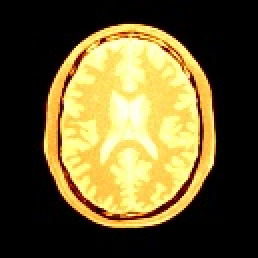
%> input picture brain.jpg, 129 x 129 px (shown 2 times larger)
$ octave test.m   (GNU Octave 9; MATLAB toolbox functions it lacks are replaced by stand-ins)
%> lines starting %> are read from the running program, lines starting %| are printed output that depends on the picture; in (x1, y1, x2, y2) boxes, pixels count from 0 and x2, y2 are one past the last pixel; in counts of white or black regions, pixels touching at a corner belong together; the program's own positions count from 1
### rgb2hsi.m
function hsi = rgb2hsi(rgb)
%RGB2HSI Converts an RGB image to HSI.
%   HSI = RGB2HSI(RGB) converts an RGB image to HSI. The input image
%   is assumed to be of size M-by-N-by-3, where the third dimension
%   accounts for three image planes: red, green, and blue, in that
%   order. If all RGB component images are equal, the HSI conversion
%   is undefined. The input image can be of class double (with values
%   in the range [0, 1]), uint8, or uint16.
%
%   The output image, HSI, is of class double, where:
%     hsi(:, :, 1) = hue image normalized to the range [0, 1] by
%                    dividing all angle values by 2*pi.
%     hsi(:, :, 2) = saturation image, in the range [0, 1].
%     hsi(:, :, 3) = intensity image, in the range [0, 1].

%   Copyright 2002-2004 R. C. Gonzalez, R. E. Woods, & S. L. Eddins
%   Digital Image Processing Using MATLAB, Prentice-Hall, 2004
%   $Revision: 1.4 $  $Date: 2003/09/29 15:21:54 $

% Extract the individual component immages.
rgb = im2double(rgb);
r = rgb(:, :, 1);
g = rgb(:, :, 2);
b = rgb(:, :, 3);

% Implement the conversion equations.
num = 0.5*((r - g) + (r - b));
den = sqrt((r - g).^2 + (r - b).*(g - b));
theta = acos(num./(den + eps));

H = theta;
H(b > g) = 2*pi - H(b > g);
H = H/(2*pi);

num = min(min(r, g), b);
den = r + g + b;
den(den == 0) = eps;
S = 1 - 3.* num./den;

H(S == 0) = 0;

I = (r + g + b)/3;

% Combine all three results into an hsi image.
hsi = cat(3, H, S, I);

### histequal.m
%This function implements the histogram equalization method for
%enhancement.
%image: the grey scale image provided as input.
%height: height of the image.
%length: length of the image.
function ehim=histequal(image, height, length)

N=height*length; %total number of pixels in the image.
for i=1:256
    hist(i)=0;
    accu(i)=0.0;
end
%compute the histogram of intensities in the image.
for i=1:height
    for j=1:length
        pst=image(i,j)+1;
        hist(pst)=hist(pst)+1;
        ehim(i,j)=0;
    end
end
%compute the accumulated histogram in the image.
for i=1:256
    sum=0.0;
    for j=1:i
        sum=sum+double(hist(j))/double(N);
    end
    accu(i)=sum;
end

%compute the mapping from the histogram
L=256;
for i=1:256
    mapping(i)=floor(accu(i)*double(L-1)+0.5);
end

for i=1:height
    for j=1:length
        pst=image(i, j)+1;
        ehim(i,j)=mapping(pst);
    end
end
end


### hsi2rgb.m
function rgb = hsi2rgb(hsi)
%HSI2RGB Converts an HSI image to RGB.
%   RGB = HSI2RGB(HSI) converts an HSI image to RGB, where HSI is
%   assumed to be of class double with:
%     hsi(:, :, 1) = hue image, assumed to be in the range
%                    [0, 1] by having been divided by 2*pi.
%     hsi(:, :, 2) = saturation image, in the range [0, 1].
%     hsi(:, :, 3) = intensity image, in the range [0, 1].
%
%   The components of the output image are:
%     rgb(:, :, 1) = red.
%     rgb(:, :, 2) = green.
%     rgb(:, :, 3) = blue.
%   Copyright 2002-2004 R. C. Gonzalez, R. E. Woods, & S. L. Eddins
%   Digital Image Processing Using MATLAB, Prentice-Hall, 2004
%   $Revision: 1.5 $  $Date: 2003/10/13 01:01:06 $
% Extract the individual HSI component images.
H = hsi(:, :, 1) * 2 * pi;
S = hsi(:, :, 2);
I = hsi(:, :, 3);
% Implement the conversion equations.
R = zeros(size(hsi, 1), size(hsi, 2));
G = zeros(size(hsi, 1), size(hsi, 2));
B = zeros(size(hsi, 1), size(hsi, 2));
% RG sector (0 <= H < 2*pi/3).
idx = find( (0 <= H) & (H < 2*pi/3));
B(idx) = I(idx) .* (1 - S(idx));
R(idx) = I(idx) .* (1 + S(idx) .* cos(H(idx)) ./ cos(pi/3 - H(idx)));
G(idx) = 3*I(idx) - (R(idx) + B(idx));
% BG sector (2*pi/3 <= H < 4*pi/3).
idx = find( (2*pi/3 <= H) & (H < 4*pi/3) );
R(idx) = I(idx) .* (1 - S(idx));
G(idx) = I(idx) .* (1 + S(idx) .* cos(H(idx) - 2*pi/3) ./ cos(pi - H(idx)));
B(idx) = 3*I(idx) - (R(idx) + G(idx));
% BR sector.
idx = find( (4*pi/3 <= H) & (H <= 2*pi));
G(idx) = I(idx) .* (1 - S(idx));
B(idx) = I(idx) .* (1 + S(idx) .* cos(H(idx) - 4*pi/3) ./cos(5*pi/3 - H(idx)));
R(idx) = 3*I(idx) - (G(idx) + B(idx));
% Combine all three results into an RGB image.  Clip to [0, 1] to
% compensate for floating-point arithmetic rounding effects.
rgb = cat(3, R, G, B);
rgb = max(min(rgb, 1), 0);

### computeobject.m
%The function is responsible for the computation of the coeficients in the
%objective function that needs to be opimized for enhancement.
function [coef,cfg, nxt]=computeobject(image, height,length)
%image: the filename of the image file.
%heigth: the height of the image.
%length: the length of the image.
%alpha: the value of the parameter used to obtain the coeficients of the
%coef: the array that contains the coeficients of the objective function.
%cfg: the array that stores the status of each pixel intensity value.
%nxt: the array that stores the next pixel value in dynamic programming.
%image=imread(filename);
%[m,n]=size(image);
m=height;
n=length;

%Now, start computing the vertical and horizontal gradients
maxhg=0.0;
maxhv=0.0;
for i=1:256
    cfg(i)=0;
    hist(i)=0;
end
for i=1:m
    for j=1:n
        %set the position in the array for status to be 1.
        pst=image(i,j)+1;
        cfg(pst)=1;
        hist(pst)=hist(pst)+1;
    end
end
%Now, compute the coefficients associated with each pixel intensity value
%from 0 to 255.
%Initialize the coeficients to be all zeros.
for i=1:256
    coef(i)=0.0;
    nxt(i)=0;
end

%find the first grey value that needs to be mapped.
for i=1:256
    if cfg(i)==1
        fst=i;
        break;
    end
end

%determine the array nxt for the dynamic programming.
prev=fst;
nxt(1)=fst;
for i=fst+1:256
    if cfg(i)==1
        nxt(prev)=i;
        prev=i;
    end
end
%The end of the sequence.
nxt(prev)=-1;
%display(coef);
%display(nxt);
%now, determine the coeficient of dynamic programming.
cur=nxt(1);
N=m*n;
while nxt(cur)>0
    prev=cur;
    cur=nxt(cur);
    ratio=double(hist(prev)+hist(cur))/double(2*N);
    coef(cur)=ratio;
end
end


### computespup.m
%the function that implements the dynamic programming approach for
%determining the mapping needed for enhancement.
%map: the resulting map needed for enhancement.
%coef: the coeficient for the objective function that needs to be
%maximized.
%cfg: the flag array that indicate the status of grey values in the image.
%nxt: the array that stores the next array needed for dynamic programming.
%beta: the parameter utilized in the objective function for optimization.
%ws: the window size needed for dynamic programming.
function map=computespup(coef, cfg, nxt, beta)
%Initialize the 256*256 dynamic programming table to be all zeros.
for i=1:256
    ppv(i)=0; %the array that stores the order for trace back.
    map(i)=0; %the array that stores the mapping result.
    for j=1:256
        M(i, j)=0.0; %the dynamic programming table for mapping.
        Tr(i, j)=0;   %the trace back table for dynamic programming.
    end
end

cur=nxt(1);
ppv(cur)=-1; %cur is the first one in the current order and is the last one
            %in the order of traceback.

%Initialize the base values needed for dynamic programming.

%Start the dynamic programming procedure.
%st=1;
while nxt(cur)>0
    prv=cur;
    cur=nxt(cur);
    ppv(cur)=prv;  %set the value for the one before cur.
    popt=1;
    for j=1:256
        for k=popt:j
           val=M(prv, k)+coef(cur)*((double(j-k)/double(cur-prv))^beta);
           %val=M(prv, j)+coef(cur)*(j-1);
           if k==popt
              maxv=val;
              maxid=k;
           elseif maxv<val
              maxv=val;
              maxid=k;
           end
           if k>popt
               if val<pval
                   break; %break out of the loop if val starts to go down.
               end
           end
           pval=val;
        end
        M(cur, j)=maxv;
        Tr(cur, j)=maxid;
        popt=maxid;
    end
end

%Now, the dynamic programming procedure is complete, it is the turn to
%determine the mapping that can maximize the objective function from the trace
%back table.
 edp=256;
 while ppv(cur)>0
    map(cur)=edp;
    edp=Tr(cur, edp);
    cur=ppv(cur);
 end

 map(cur)=1;
 %display(M);
end

### enhanceimage.m
%map: the mapping needed to enhance the image.
%image: the image before the enhancement.
%img: the image obtained from enhancement.
%height: the height of the image.
%the length of the image.
function img=enhanceimage(map, image, height, length)
  for i=1:height
    for j=1:length
        img(i, j)=0;
    end
  end

  for i=1:height
    for j=1:length
        plv=image(i, j);
        npl=map(plv+1);
        img(i, j)=npl;
    end
  end
end

### test.m
clear all;
image = imread('brain.jpg');
%> image is the input picture: size 129x129x3 uint8; mean R, G, B 102.6, 90, 46.9
%image=rgb2gray(oimage);
imwrite(image, 'obrain.jpg');
B=size(image); %testing whether the image is a gray-scale image or a colored image.
%> B = [129 129 3]
choice=1; %use the speedup option if choice=1, otherwise not.
C=size(B);
%> C = [1 3]
if C(2)==2
    %if the tested image is a gray scale image.
   [m,n]=size(image);
   %M=m*n;
   figure
   imshow(image);
   beta=0.5;
   %Apply histogram equalization for enhancement.
   ehiseq=histequal(image, m, n);
   figure
   imshow(ehiseq, []);
   [coef, cfg, nxt]=computeobject(image,m,n);
   %Apply the dynamic programming algorithm to maximize the objective.
   mp=computemapback(coef, cfg, nxt, beta);
   %display(mp);
   %Use the obtained mapping to enhance the image.
   eimg=enhanceimage(mp, image, m, n);
   %display(eimg);
   figure
   imshow(eimg, []);
else
    %Otherwise, the tested image is a colored image.
    %convert it from RGB into HSI form.
    %ratio=1.5;
    %nimage=dampimage(image, B(1), B(2), ratio);
    %imwrite(nimage/256, 'ex24.jpg');
    hsiimg=rgb2hsi(image);
%> in rgb2hsi, `H(b > g) = 2*pi - H(b > g);`: H: size 129x129 double; min 3.33e-08, max 6.19, mean 1.36
%> in rgb2hsi, `H(S == 0) = 0;`: H: size 129x129 double; min 0, max 0.986, mean 0.216
    %perform the dynamic programming on I component only.
    figure
    imshow(image);


    m=B(1);
%> m = 129
    n=B(2);
%> n = 129
    beta=0.3;
    for i=1:m
        for j=1:n
            iimg(i,j)=floor(hsiimg(i,j,3)*255.0);
        end
    end

    %Apply histogram equalization for enhancement.
    eihiseq=histequal(iimg, m, n);
%> after the loop in histequal, `for i=1:height`: ehim: size 129x129 double; every value is 0
%> after the loop in histequal, `for i=1:height`: hist = 256 values, max 7687 at index 1, min 0 at index 76, mean 65
%> after the loop in histequal, `for i=1:256`: accu = 256 values from 0.462 to 1
%> after the loop in histequal, `for i=1:256`: mapping = 256 values from 118 to 255
    for i=1:m
        for j=1:n
            ehseqimg(i, j, 1)=hsiimg(i, j, 1);
            ehseqimg(i, j, 2)=hsiimg(i, j, 2);
            ehseqimg(i, j, 3)=double(eihiseq(i, j))/255.0;
        end
    end
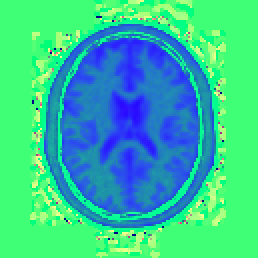
%> ehseqimg: size 129x129x3 double (shown 2 times larger); mean R, G, B 0.216, 0.765, 0.61
    rgbeqimg=hsi2rgb(ehseqimg);
%> in hsi2rgb, `idx = find( (0 <= H) & (H < 2*pi/3));`: idx = 15519 values from 1 to 16641
%> in hsi2rgb, `idx = find( (2*pi/3 <= H) & (H < 4*pi/3) );`: idx = 195 values from 2125 to 14395
%> in hsi2rgb, `R(idx) = I(idx) .* (1 - S(idx));`: R: size 129x129 double; min 0, max 1.78, mean 0.741; mean of the top-left, top-right, bottom-left and bottom-right quarters 0.749, 0.756, 0.732, 0.728
%> in hsi2rgb, `G(idx) = I(idx) .* (1 + S(idx) .* cos(H(idx) - 2*pi/3) ./ cos(pi - H(i..`: G: size 129x129 double; min 0, max 1.65, mean 0.8
%> in hsi2rgb, `B(idx) = 3*I(idx) - (R(idx) + G(idx));`: B: size 129x129 double; min 0, max 1.52, mean 0.204
%> in hsi2rgb, `idx = find( (4*pi/3 <= H) & (H <= 2*pi));`: idx = 927 values from 2043 to 14557
%> in hsi2rgb, `G(idx) = I(idx) .* (1 - S(idx));`: G: size 129x129 double; min 0, max 1.65, mean 0.801
%> in hsi2rgb, `B(idx) = I(idx) .* (1 + S(idx) .* cos(H(idx) - 4*pi/3) ./cos(5*pi/3 - ..`: B: size 129x129 double; min 0, max 1.65, mean 0.268
%> in hsi2rgb, `R(idx) = 3*I(idx) - (G(idx) + B(idx));`:
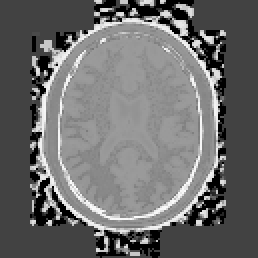
%> R: size 129x129 double (shown 2 times larger); min 0, max 1.78, mean 0.76; drawn with min black and max white
%> in hsi2rgb, `rgb = max(min(rgb, 1), 0);`:
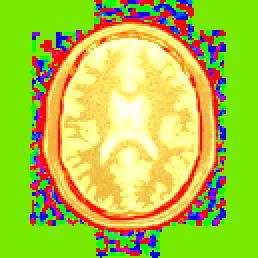
%> rgb: size 129x129x3 double (shown 2 times larger); mean R, G, B 0.694, 0.776, 0.252
    figure
    imshow(rgbeqimg);
    imwrite(rgbeqimg, 'brainhst.jpg');
    %To determine the objective that needs to be optimized in dp.
    [coef, cfg, nxt]=computeobject(iimg, m, n);
%> after the loop in computeobject, `for i=1:m`: cfg = 256 values, max 1 at index 1, min 0 at index 76, mean 0.977
%> after the loop in computeobject, `for i=1:256`: fst = 1
%> after the loop in computeobject, `for i=fst+1:256`: nxt = 256 values, max 251 at index 250, min 0 at index 76, mean 123.2; prev = 251
%> in computeobject, `cur=nxt(1);`: cur = 2
%> the loop in computeobject, `while nxt(cur)>0` made 248 passes
%> ratio on passes 1 to 3: 0.0382, 0.0146, 0.00754
%> after the loop in computeobject, `while nxt(cur)>0`: coef = 256 values, max 0.0382 at index 3, min 0 at index 1, mean 0.00199; cur = 251
%> nxt = 256 values, max 251 at index 250, min -1 at index 251, mean 123.2
    %Apply the dynamic programming algorithm to maximize the objective.
    if choice==0
       mp=computemapback(coef,cfg, nxt, beta);
    else
       mp=computespup(coef, cfg, nxt, beta);
%> in computespup, `cur=nxt(1);`: cur = 2
%> after the loop in computespup, `while nxt(cur)>0`:
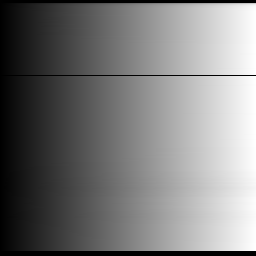
%> Tr: size 256x256 double; min 0, max 256, mean 123.1; drawn with min black and max white
%> after the loop in computespup, `while nxt(cur)>0`: cur = 251; maxid = 256; maxv = 0.674; ppv = 256 values, max 250 at index 251, min -1 at index 2, mean 122.3
%> the loop in computespup, `while ppv(cur)>0` made 248 passes
%> (edp, cur) on passes 1 to 3: (256, 250), (256, 249), (256, 248)
%> after the loop in computespup, `while ppv(cur)>0`: cur = 2; edp = 1; map = 256 values, max 256 at index 243, min 0 at index 1, mean 110.2
%> mp has the same summary as map in computespup
    end
    %Obtain the enhanced I component.
    eiimg=enhanceimage(mp, iimg, m, n);
    for i=1:m
        for j=1:n
            ehsimg(i, j, 1)=hsiimg(i, j, 1);
            ehsimg(i, j, 2)=hsiimg(i, j, 2);
            ehsimg(i, j, 3)=double(eiimg(i, j))/255.0;
        end
    end
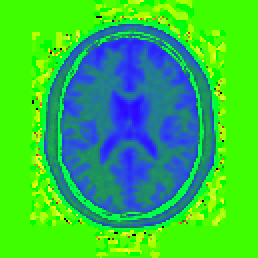
%> ehsimg: size 129x129x3 double (shown 2 times larger); mean R, G, B 0.216, 0.765, 0.277; drawn with min black and max white
    %Finally, have the HSI form converted back into RGB form
    rgbimg=hsi2rgb(ehsimg);
%> in hsi2rgb (call 2), `idx = find( (0 <= H) & (H < 2*pi/3));`: idx = 15519 values from 1 to 16641
%> in hsi2rgb (call 2), `idx = find( (2*pi/3 <= H) & (H < 4*pi/3) );`: idx = 195 values from 2125 to 14395
%> in hsi2rgb (call 2), `R(idx) = I(idx) .* (1 - S(idx));`: R: size 129x129 double; min 0, max 1.06, mean 0.363; mean of the top-left, top-right, bottom-left and bottom-right quarters 0.363, 0.392, 0.335, 0.362
%> in hsi2rgb (call 2), `G(idx) = I(idx) .* (1 + S(idx) .* cos(H(idx) - 2*pi/3) ./ cos(pi - H(i..`:
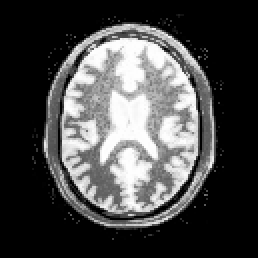
%> G: size 129x129 double (shown 2 times larger); min 0, max 1.06, mean 0.3; drawn with min black and max white
%> in hsi2rgb (call 2), `idx = find( (4*pi/3 <= H) & (H <= 2*pi));`: idx = 927 values from 2043 to 14557
%> in hsi2rgb (call 2), `G(idx) = I(idx) .* (1 - S(idx));`: G: size 129x129 double; 0.41% of pixels changed, all inside (x1, y1, x2, y2) = (17, 8, 112, 120)
%> in hsi2rgb (call 2), `B(idx) = I(idx) .* (1 + S(idx) .* cos(H(idx) - 4*pi/3) ./cos(5*pi/3 - ..`:
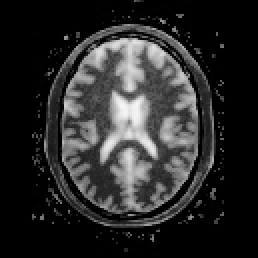
%> B: size 129x129 double (shown 2 times larger); min 0, max 0.968, mean 0.166
    figure
    imshow(rgbimg);
    imwrite(rgbimg, 'braindp.jpg');
end
